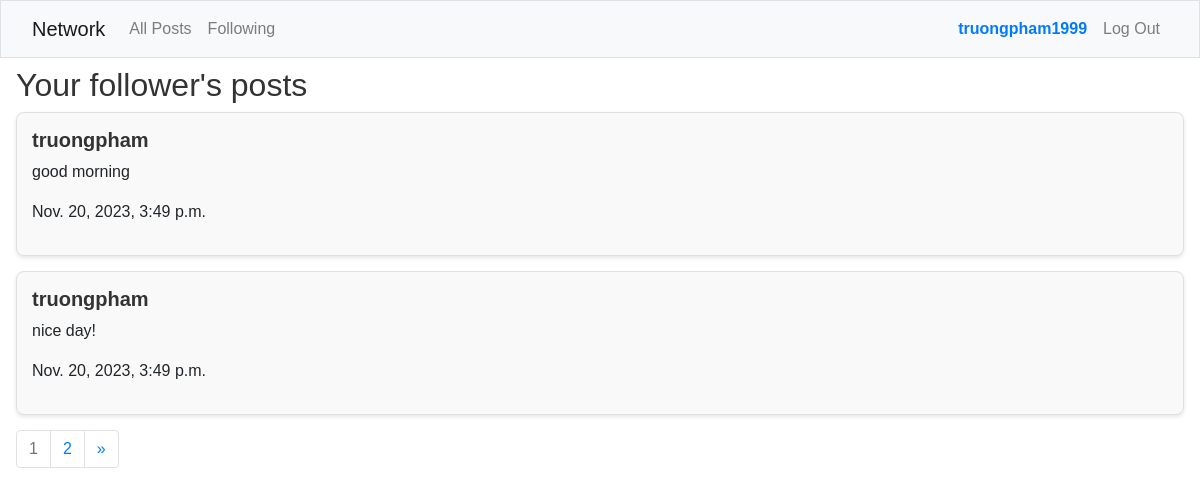
Page /following_page (signed in) on the earlier database version.
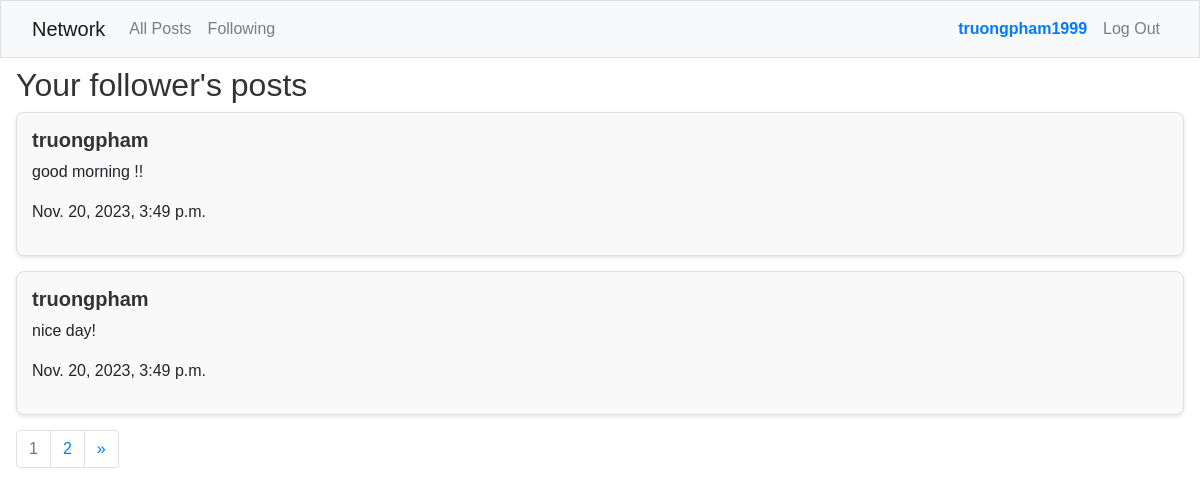
Same page on the later database version.
### network/models.py (models this page shows, shortened)
class User(AbstractUser):
    pass

class Post(models.Model):
    content = models.CharField(max_length=1000)
    poster = models.ForeignKey(User, on_delete=models.CASCADE, related_name='posts')
    date = models.DateTimeField(auto_now_add=True)

### network/views.py (the view)
# urls.py: path("following_page", views.following_page, name="following_page"),
def following_page(request):
    if request.user.is_authenticated:
        followed_users = User.objects.filter(followed__follower=request.user)
        posts = Post.objects.filter(poster__in=followed_users).order_by('-date')
        posts, previous_page, next_page = paginate_posts(posts, request.GET.get('page'), 2)
        return render(request, "network/following.html", {
            "posts": posts,
            "previous_page": previous_page,
            "next_page": next_page,
        })
    else:
        return HttpResponseRedirect(reverse("login"))

### network/views.py (called while the page is built)
def paginate_posts(posts, page_number, posts_per_page):
    paginator = Paginator(posts, posts_per_page)
    page = page_number
    try:
        posts = paginator.page(page)
    except PageNotAnInteger:
        posts = paginator.page(1)
    except EmptyPage:
        posts = paginator.page(paginator.num.pages)
    previous_page = posts.previous_page_number() if posts.has_previous() else None
    next_page = posts.next_page_number() if posts.has_next() else None
    return posts, previous_page, next_page

### network/templates/network/following.html (shortened to what this page needs)
{% extends "network/layout.html" %}
{% block body %}
    <div class="mt-2 mx-3">
        <h2>Your follower's posts</h2>
        {% for post in posts %}
            <div class="post-form mt-1 text-left">
                <a href="{% url 'profile' post.poster.id %}"><h5><strong>{{ post.poster }}</strong></h5></a>
                <p>{{ post.content }}</p>
                <p>{{ post.date }}</p>
            </div>
        {% endfor %}
        <nav aria-label="Page navigation example">
            <ul class="pagination">
                <li class="page-item disabled"><span class="page-link color-type">{{ posts.number }}</span></li>
                {% if posts.has_next %}
                    <li class="page-item"><a class="page-link" href="?page={{ posts.next_page_number }}">{{ next_page }}</a></li>
                    <li class="page-item">
                        <a class="page-link" href="?page={{ posts.paginator.num_pages }}" aria-label="Next">
                            <span aria-hidden="true">&raquo;</span>
                        </a>
                    </li>
                {% endif %}
            </ul>
        </nav>
    </div>
{% endblock %}

### network/templates/network/layout.html (shortened to what this page needs)
{% load static %}
<!DOCTYPE html>
<html lang="en">
    <head>
        <link rel="stylesheet" href="https://stackpath.bootstrapcdn.com/bootstrap/4.4.1/css/bootstrap.min.css">
        <link rel="stylesheet" href="https://cdn.jsdelivr.net/npm/bootstrap-icons@1.8.1/font/bootstrap-icons.css">
        <link href="{% static 'network/styles.css' %}" rel="stylesheet">
    </head>
    <body>
        <nav class="bg-light border navbar navbar-expand-md navbar-light">
            <div class="container-fluid">
                <a class="navbar-brand" href="{% url 'index' %}">Network</a>
                <div class="collapse navbar-collapse justify-content-between" id="navbar">
                    <ul class="navbar-nav">
                        {% if user.is_authenticated %}
                            <li class="nav-item">
                                <a class="nav-link" href="{% url 'index' %}">All Posts</a>
                            </li>
                            <li class="nav-item">
                                <a class="nav-link" href="{% url 'following_page' %}">Following</a>
                            </li>
                        {% else %}
                            <li class="nav-item">
                                <a class="nav-link" href="{% url 'index' %}">All Posts</a>
                            </li>
                        {% endif %}
                    </ul>
                    <ul class="navbar-nav">
                        {% if user.is_authenticated %}
                            <li class="nav-item">
                                <a class="nav-link" href="{% url 'profile' user.id %}"><strong style="color: #007bff;">{{ user.username }}</strong></a>
                            </li>
                            <li class="nav-item">
                                <a class="nav-link" href="{% url 'logout' %}">Log Out</a>
                            </li>
                        {% endif %}
                    </ul>
                </div>
            </div>
        </nav>
        <div class="body">
            {% block body %}
            {% endblock %}
        </div>
    </body>
</html>

### network/static/network/styles.css (style rules this page uses)
.post-form { border: 2px solid #ccc; padding: 10px; margin-bottom: 10px; border-radius: 7px; }
.color-type { color: grey; }
.post-form { background-color: #f9f9f9; border: 1px solid #e0e0e0; padding: 15px; margin-bottom: 15px; border-radius: 8px; box-shadow: 0 2px 4px rgba(0, 0, 0, 0.1); }
body { font-family: 'Arial', sans-serif; }
h2, h4, h5 { color: #333; }

Differences in the rows shown:
changed Post: content "good morning" → "good morning !!"
